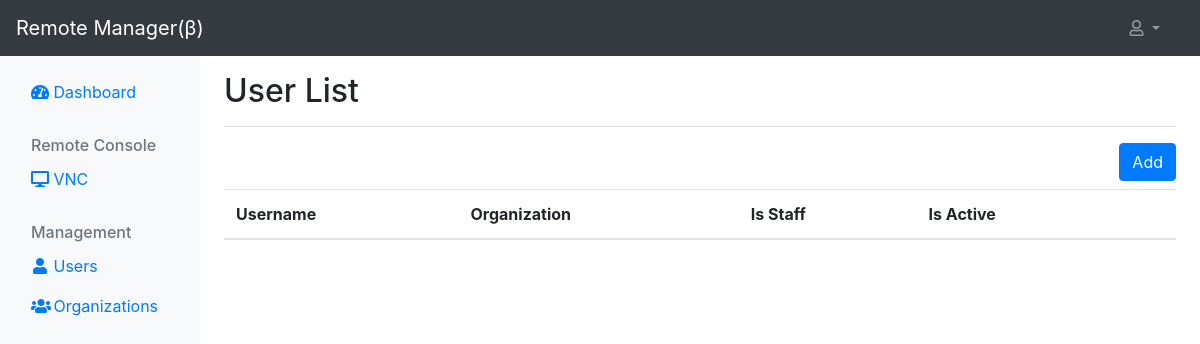
Page /user/list (signed in) on the earlier database version.
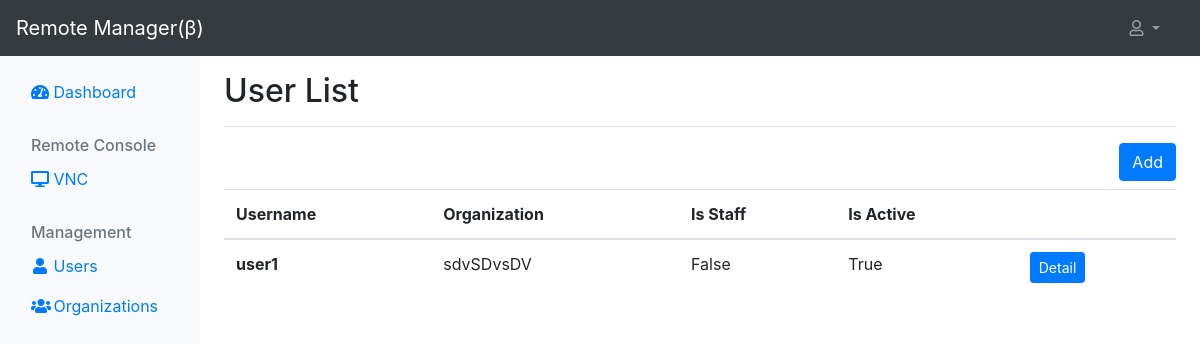
Same page on the later database version.
### main/models.py (models this page shows, shortened)
class CustomUser(AbstractUser):
    organization = models.ForeignKey(
        Organization,
        null=True,
        blank=True,
        on_delete=models.SET_NULL,
    )
    is_active = models.BooleanField(
        default=True,
    )
    is_staff = models.BooleanField(
        default=False,
    )
    created_by = models.ForeignKey(
        settings.AUTH_USER_MODEL,
        null=True,
        on_delete=models.SET_NULL,
        related_name='user_created_by'
    )
    created_at = models.DateTimeField(
        auto_now_add=True,
        null=True
    )
    updated_by = models.ForeignKey(
        settings.AUTH_USER_MODEL,
        null=True,
        blank=True,
        on_delete=models.SET_NULL,
        related_name='user_updated_by'
    )
    updated_at = models.DateTimeField(
        auto_now=True,
        null=True
    )

class Organization(models.Model):
    name = models.CharField(
        max_length=100,
        unique=True
    )
    created_by = models.ForeignKey(
        settings.AUTH_USER_MODEL,
        null=True,
        on_delete=models.SET_NULL,
        related_name='group_created_by'
    )
    created_at = models.DateTimeField(
        auto_now_add=True,
        null=True,
    )
    updated_by = models.ForeignKey(
        settings.AUTH_USER_MODEL,
        null=True,
        blank=True,
        on_delete=models.SET_NULL,
        related_name='group_updated_by'
    )
    updated_at = models.DateTimeField(
        auto_now=True,
        null=True
    )
    def __str__(self):
        return self.name

### main/views.py (the view)
# urls.py: path('user/list', views.UserListView.as_view(), name='user_list'),
class UserListView(LoginRequiredMixin, UserPassesTestMixin, ListView):
    queryset = CustomUser.objects.filter(is_superuser=False)
    template_name = 'main/user_list.html'
    def test_func(self):
        return self.request.user.is_staff

### main/templates/main/user_list.html
{% extends 'main/base.html' %}
{% block content %}
    <div class="d-flex justify-content-between flex-wrap flex-md-nowrap align-items-center pt-3 pb-2 mb-3 border-bottom">
        <h1 class="h2">User List</h1>
    </div>
    <div>
        <div class="my-2 text-right">
            <a type="button" class="btn btn-primary" href="{% url 'user_create' %}">Add</a>
        </div>
        <table class="table table-hover">
            <thead>
                <tr>
                    <th scope="col">Username</th>
                    <th scope="col">Organization</th>
                    <th scope="col">Is Staff</th>
                    <th scope="col">Is Active</th>
                    <th scope="col"></th>
                </tr>
            </thead>
            <tbody>
                {% for user in customuser_list %}
                <tr>
                    <th scope="row">{{ user.username }}</th>
                    <td>{{ user.organization }}</td>
                    <td>{{ user.is_staff }}</td>
                    <td>{{ user.is_active }}</td>
                    <td>
                        <a href="{% url 'user_detail' user.id %}" class="btn btn-primary btn-sm" aria-current="page">Detail</a>
                    </td>
                </tr>
                {% endfor %}
            </tbody>
        </table>
    </div>
{% endblock %}

Differences in the rows shown:
added CustomUser: username "user1", organization "sdvSDvsDV", is_staff "False", is_active "True"
